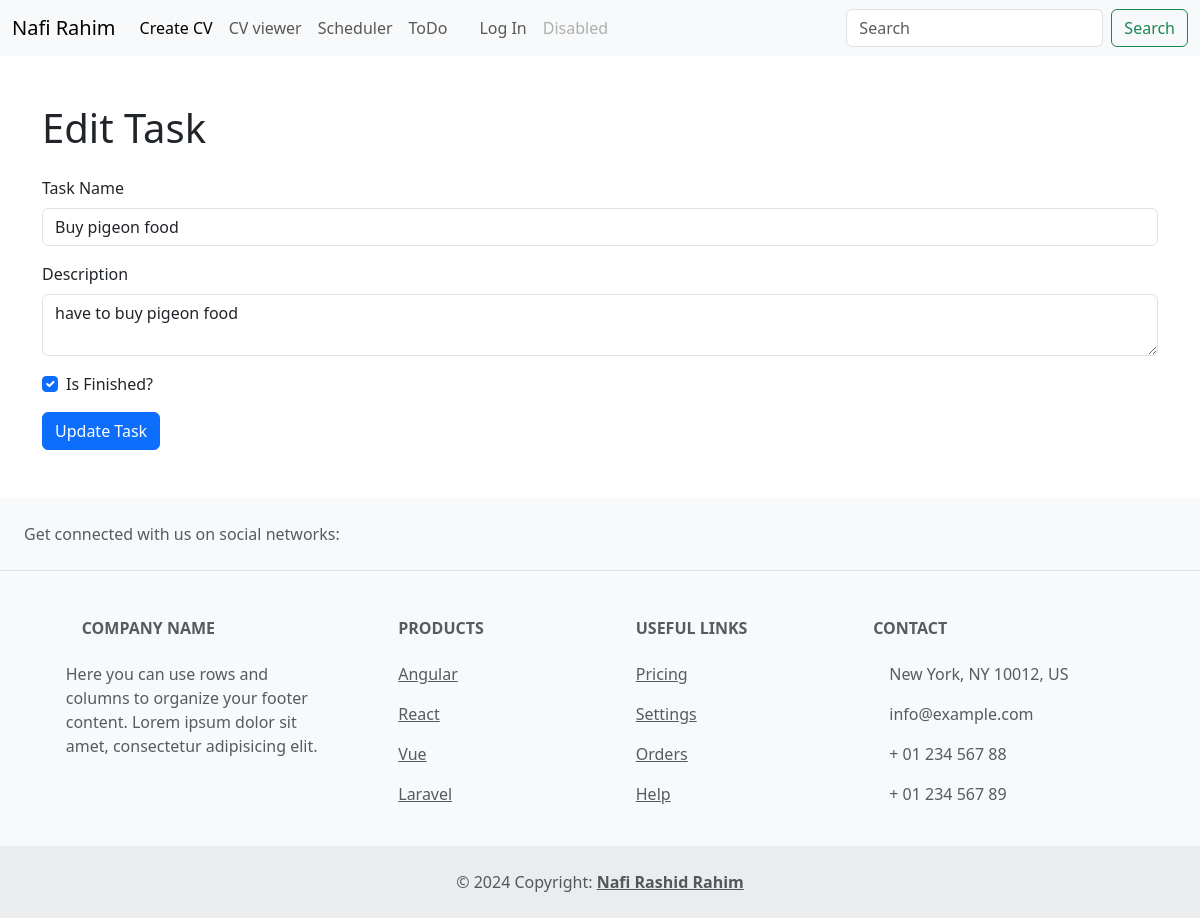
/scheduler/edit_task/1/, run on the app's committed database.
### Scheduler/models.py (models this page shows, shortened)
class Task(models.Model):
    task_name = models.CharField(max_length=100, null=True)
    description = models.TextField(blank=True)
    created_at = models.DateTimeField(auto_now_add=True)
    updated_at = models.DateTimeField(auto_now=True)
    is_finished = models.BooleanField(default=False)

### Scheduler/views.py (the view, shortened to what this page needs)
def edit_task(request, task_id):
    try:
        task = Task.objects.get(id=task_id)
    except Task.DoesNotExist:
        return redirect('task_list')
    return render(request, 'Scheduler/edit_task.html', {'task': task})

### Templates/Scheduler/edit_task.html (shortened to what this page needs)
{% extends 'base.html' %}
{% block main %}
<div class="container py-5">
    <h1 class="mb-4">Edit Task</h1>
    <form method="post">
        <div class="mb-3">
            <label for="task_name" class="form-label">Task Name</label>
            <input type="text" class="form-control" id="task_name" name="task_name" value="{{ task.task_name }}" required>
        </div>
        <div class="mb-3">
            <label for="description" class="form-label">Description</label>
            <textarea class="form-control" id="description" name="description" required>{{ task.description }}</textarea>
        </div>
        <div class="mb-3 form-check">
            <input type="checkbox" class="form-check-input" id="is_finished" name="is_finished" {% if task.is_finished %}checked{% endif %}>
            <label class="form-check-label" for="is_finished">Is Finished?</label>
        </div>
        <button type="submit" class="btn btn-primary">Update Task</button>
    </form>
</div>
{% endblock %}

### data on the page
Task: task_name "Buy pigeon food", description "have to buy pigeon food", is_finished "☑"
